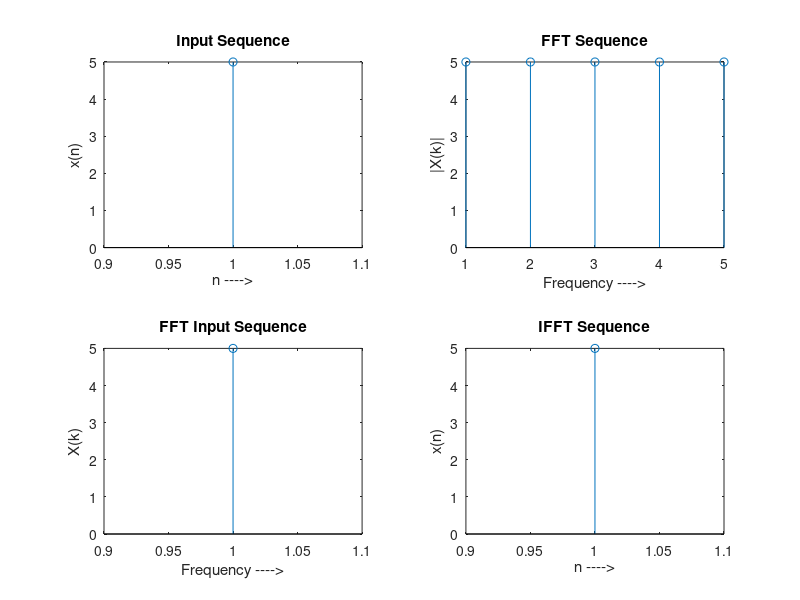

MATLAB code for this plot:
clc;
clear all;
close all;

% Fast Fourier Transform
disp('FAST FOURIER TRANSFORM');

l = input('Enter the length =4 ');
x = input('Enter the input sequence =1 2 3 4 ');

y = fft(x,l);

disp('Resultant FFT sequence');
disp(y);

figure;

subplot(2,2,1);
stem(x);
title('Input Sequence');
xlabel('n ---->');
ylabel('x(n)');

subplot(2,2,2);
stem(abs(y));
title('FFT Sequence');
xlabel('Frequency ---->');
ylabel('|X(k)|');

% Inverse Fast Fourier Transform
disp('INVERSE FAST FOURIER TRANSFORM');

x1 = input('Enter the FFT sequence = 10 -2+2i -2 -2-2i');

y1 = ifft(x1);

disp('Resultant IFFT sequence');
disp(y1);

subplot(2,2,3);
stem(abs(x1));
title('FFT Input Sequence');
xlabel('Frequency ---->');
ylabel('X(k)');

subplot(2,2,4);
stem(real(y1));
title('IFFT Sequence');
xlabel('n ---->');
ylabel('x(n)');
